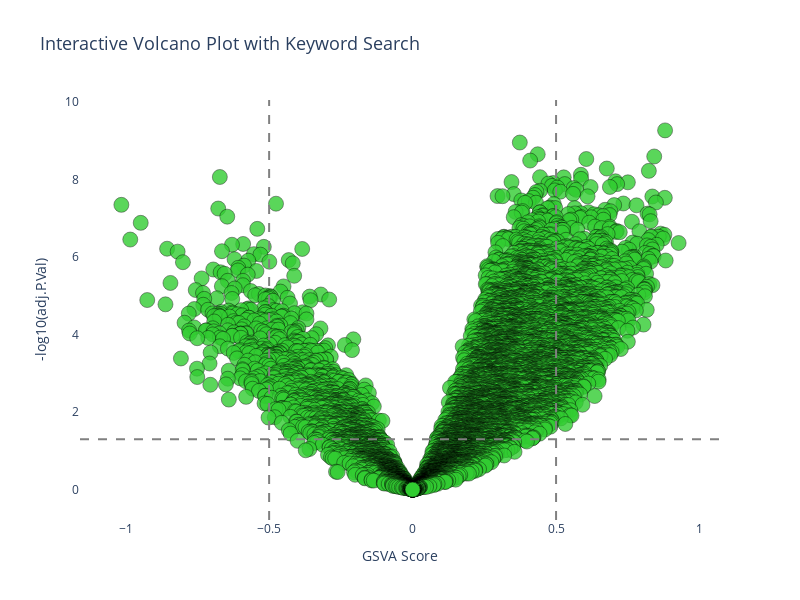

The notebook cell this image was saved under:
### Code cell
import pandas as pd
import numpy as np
import plotly.graph_objects as go
from ipywidgets import widgets, VBox, HBox
from IPython.display import display, clear_output

# Load the data
df = pd.read_csv('macrophages_GSVA_DEGs.csv')  # Adjust the file path as needed

# Ensure the first column is used as the pathway names
df = df.set_index(df.columns[0])

# Strip any leading/trailing whitespace from the index (pathway names)
df.index = df.index.str.strip()

# Convert adj.P.Val to -log10(adj.P.Val) for plotting
df['-log10(adj.P.Val)'] = -np.log10(df['P.Value'])

# Define categories based on GSVA score and significance, with logic for both "AND" and "OR"
def get_category(row, keywords=[], logic='AND'):
    pathway_name = row.name.replace('_', ' ').upper()
    
    if logic == 'AND':
        # All keywords must be present in the pathway name
        if all(keyword.upper() in pathway_name for keyword in keywords):
            return 'keyword_match'
    elif logic == 'OR':
        # Any keyword must be present in the pathway name
        if any(keyword.upper() in pathway_name for keyword in keywords):
            return 'keyword_match'

    # Default logic for significance and GSVA score
    if row['GSVA_score'] > 0.5 and row['-log10(adj.P.Val)'] > -np.log10(0.05):
        return 'upregulated'
    elif row['GSVA_score'] < -0.5 and row['-log10(adj.P.Val)'] > -np.log10(0.05):
        return 'downregulated'
    else:
        return 'non-significant'

# Function to update the plot based on keyword input
def update_plot(keywords=[], logic='AND'):
    # Apply category based on keyword search
    df['category'] = df.apply(get_category, axis=1, keywords=keywords, logic=logic)
    
    # Define color palette
    palette = {
        'keyword_match': '#32CD32',  # Green for pathways matching the search
        'upregulated': '#FF6347',  # Red for upregulated pathways
        'downregulated': '#1E90FF',  # Blue for downregulated pathways
        'non-significant': '#A9A9A9'  # Grey for non-significant pathways
    }

    # Create figure object
    fig = go.Figure()

    # Plot non-significant pathways
    non_significant_df = df[df['category'] == 'non-significant']
    fig.add_trace(go.Scatter(
        x=non_significant_df['GSVA_score'], 
        y=non_significant_df['-log10(adj.P.Val)'], 
        mode='markers',
        marker=dict(
            size=8,  # Dot size for other pathways
            color=palette['non-significant'],  # Grey color for non-significant pathways
            opacity=0.8,  # Set transparency
            line=dict(
                width=0.5,  # Set border thickness
                color='black'  # Set border color
            )
        ),
        text=non_significant_df.index,  # Hover text with pathway names from index
        hoverinfo='text',
        name='Non-Significant'
    ))

    # Plot upregulated pathways
    upregulated_df = df[df['category'] == 'upregulated']
    fig.add_trace(go.Scatter(
        x=upregulated_df['GSVA_score'], 
        y=upregulated_df['-log10(adj.P.Val)'], 
        mode='markers',
        marker=dict(
            size=8,  # Dot size for upregulated pathways
            color=palette['upregulated'],  # Red color for upregulated pathways
            opacity=0.8,  # Set transparency
            line=dict(
                width=0.5,  # Set border thickness
                color='black'  # Set border color
            )
        ),
        text=upregulated_df.index,  # Hover text with pathway names from index
        hoverinfo='text',
        name='Upregulated'
    ))

    # Plot downregulated pathways
    downregulated_df = df[df['category'] == 'downregulated']
    fig.add_trace(go.Scatter(
        x=downregulated_df['GSVA_score'], 
        y=downregulated_df['-log10(adj.P.Val)'], 
        mode='markers',
        marker=dict(
            size=8,  # Dot size for downregulated pathways
            color=palette['downregulated'],  # Blue color for downregulated pathways
            opacity=0.8,  # Set transparency
            line=dict(
                width=0.5,  # Set border thickness
                color='black'  # Set border color
            )
        ),
        text=downregulated_df.index,  # Hover text with pathway names from index
        hoverinfo='text',
        name='Downregulated'
    ))

    # Plot keyword matching pathways on top
    keyword_df = df[df['category'] == 'keyword_match']
    fig.add_trace(go.Scatter(
        x=keyword_df['GSVA_score'], 
        y=keyword_df['-log10(adj.P.Val)'], 
        mode='markers',
        marker=dict(
            size=15,  # Dot size for keyword-matching pathways
            color=palette['keyword_match'],  # Green color for keyword-matching pathways
            opacity=0.8,  # Set transparency
            line=dict(
                width=0.5,  # Set border thickness
                color='black'  # Set border color
            )
        ),
        text=keyword_df.index,  # Hover text with pathway names from index
        hoverinfo='text',
        name='Keyword Matched Pathways'
    ))

    # Set layout with transparent background and white plot background
    fig.update_layout(
        paper_bgcolor='rgba(0,0,0,0)',  # Transparent background
        plot_bgcolor='rgba(255,255,255,1)',  # White plot background
        title='Interactive Volcano Plot with Keyword Search',
        xaxis_title='GSVA Score',
        yaxis_title='-log10(adj.P.Val)',
        title_font_size=18,
        width=800,  # Custom width for figure size
        height=600,  # Custom height for figure size
        legend_title_text='Pathway Categories'  # Custom legend title
    )

    # Add horizontal line for significance threshold (e.g., adj.P.Val < 0.05)
    fig.add_hline(y=-np.log10(0.05), line_dash="dash", line_color="grey")

    # Add vertical lines for GSVA score cutoffs
    fig.add_vline(x=-0.5, line_dash="dash", line_color="grey")
    fig.add_vline(x=0.5, line_dash="dash", line_color="grey")

    # Show the interactive plot
    fig.show()

    # Save the plot as an HTML file (optional)
    #fig.write_html("interactive_volcano_plot_keyword_search.html")

# Create a function to dynamically add search boxes
def add_search_box():
    # Create a new text input for an additional keyword
    keyword_input = widgets.Text(
        value='',
        placeholder='Type a keyword',
        description=f'Keyword {len(keyword_inputs) + 1}:',
        disabled=False
    )
    # Add the new input box to the list and display it
    keyword_inputs.append(keyword_input)
    search_boxes.children = keyword_inputs + [logic_dropdown, add_button, search_button]

# Function to handle search button click
def on_search_button_click(b):
    # Clear the previous plot output
    clear_output(wait=True)

    # Display the input fields and buttons again
    display(search_boxes)

    # Collect the keywords from all input boxes
    keywords = [kw.value for kw in keyword_inputs if kw.value.strip()]
    
    # Get the logic type (AND or OR)
    logic = logic_dropdown.value
    
    # Update the plot with the collected keywords and logic
    update_plot(keywords, logic)

# List to store keyword input boxes
keyword_inputs = []

# Create a dropdown to choose between "AND" and "OR" logic
logic_dropdown = widgets.Dropdown(
    options=['AND', 'OR'],
    value='AND',
    description='Logic:',
    disabled=False,
)

# Create a button to add more keyword input boxes
add_button = widgets.Button(
    description="Add Keyword",
    disabled=False,
    button_style='info',  # 'success', 'info', 'warning', 'danger'
    tooltip='Click to add another keyword search box',
    icon='plus'
)

# Attach the function to the add button
add_button.on_click(lambda b: add_search_box())

# Create the search button
search_button = widgets.Button(
    description="Search Pathways",
    disabled=False,
    button_style='success',
    tooltip='Click to search for pathways containing all keywords',
    icon='search'
)

# Attach the search button's behavior
search_button.on_click(on_search_button_click)

# VBox to hold the input boxes and buttons
search_boxes = VBox([])

# Initialize with one search box
add_search_box()

# Display the input fields and button
display(search_boxes)

# Initial plot without any keyword
update_plot()

### Figure 1 — Plotly figure (JSON) as saved in the notebook; plotly's stock layout.template omitted (floating-point values rounded to 4 significant figures; data arrays with more than 128 entries replaced by an {"elided": "..."} marker saying what was removed)
{"data": [{"hoverinfo": "text", "marker": {"color": "#A9A9A9", "line": {"color": "black", "width": 0.5}, "opacity": 0.8, "size": 8}, "mode": "markers", "name": "Non-Significant", "text": [], "type": "scatter", "x": [], "y": []}, {"hoverinfo": "text", "marker": {"color": "#FF6347", "line": {"color": "black", "width": 0.5}, "opacity": 0.8, "size": 8}, "mode": "markers", "name": "Upregulated", "text": [], "type": "scatter", "x": [], "y": []}, {"hoverinfo": "text", "marker": {"color": "#1E90FF", "line": {"color": "black", "width": 0.5}, "opacity": 0.8, "size": 8}, "mode": "markers", "name": "Downregulated", "text": [], "type": "scatter", "x": [], "y": []}, {"hoverinfo": "text", "marker": {"color": "#32CD32", "line": {"color": "black", "width": 0.5}, "opacity": 0.8, "size": 15}, "mode": "markers", "name": "Keyword Matched Pathways", "text": {"elided": "11066 str values"}, "type": "scatter", "x": {"elided": "11066 float values"}, "y": {"elided": "11066 float values"}}], "layout": {"height": 600, "legend": {"title": {"text": "Pathway Categories"}}, "paper_bgcolor": "rgba(0,0,0,0)", "plot_bgcolor": "rgba(255,255,255,1)", "shapes": [{"line": {"color": "grey", "dash": "dash"}, "type": "line", "x0": 0, "x1": 1, "xref": "x domain", "y0": 1.301, "y1": 1.301, "yref": "y"}, {"line": {"color": "grey", "dash": "dash"}, "type": "line", "x0": -0.5, "x1": -0.5, "xref": "x", "y0": 0, "y1": 1, "yref": "y domain"}, {"line": {"color": "grey", "dash": "dash"}, "type": "line", "x0": 0.5, "x1": 0.5, "xref": "x", "y0": 0, "y1": 1, "yref": "y domain"}], "title": {"font": {"size": 18}, "text": "Interactive Volcano Plot with Keyword Search"}, "width": 800, "xaxis": {"title": {"text": "GSVA Score"}}, "yaxis": {"title": {"text": "-log10(adj.P.Val)"}}}}
